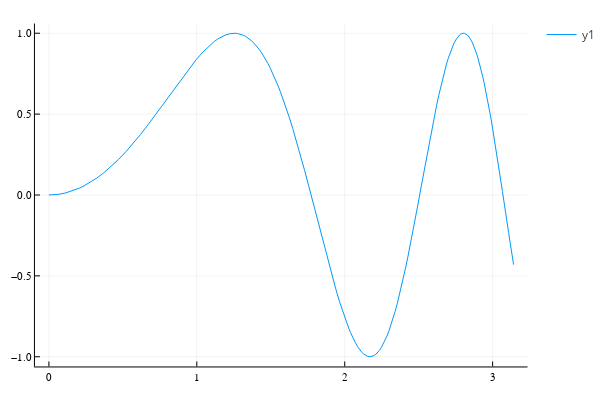

Notebook cell for this chart:
### Markdown cell above
The first example we will encounter is related to plotting. The details come the `Plots` package has been loaded):

### Code cell
f(x) = sin(x^2)
plot(f, 0, pi)

### Figure 1 — Plotly figure (JSON) as saved in the notebook; plotly's stock layout.template omitted (floating-point values rounded to 4 significant figures; data arrays with more than 128 entries replaced by an {"elided": "..."} marker saying what was removed)
{"data": [{"xaxis": "x", "colorbar": {"title": ""}, "yaxis": "y", "x": {"elided": "167 float values"}, "showlegend": true, "mode": "lines", "name": "y1", "zmin": null, "legendgroup": "y1", "zmax": null, "line": {"color": "rgba(0, 154, 250, 1.000)", "shape": "linear", "dash": "solid", "width": 1}, "y": {"elided": "167 float values"}, "type": "scatter"}], "layout": {"showlegend": true, "xaxis": {"showticklabels": true, "gridwidth": 0.5, "tickvals": [0.0, 1.0, 2.0, 3.0], "range": [-0.09425, 3.236], "domain": [0.06582, 0.9934], "mirror": false, "tickangle": 0, "showline": true, "ticktext": ["0", "1", "2", "3"], "zeroline": false, "tickfont": {"color": "rgba(0, 0, 0, 1.000)", "family": "sans-serif", "size": 11}, "zerolinecolor": "rgba(0, 0, 0, 1.000)", "anchor": "y", "visible": true, "ticks": "inside", "tickmode": "array", "linecolor": "rgba(0, 0, 0, 1.000)", "showgrid": true, "title": "", "gridcolor": "rgba(0, 0, 0, 0.100)", "titlefont": {"color": "rgba(0, 0, 0, 1.000)", "family": "sans-serif", "size": 15}, "tickcolor": "rgb(0, 0, 0)", "type": "-"}, "paper_bgcolor": "rgba(255, 255, 255, 1.000)", "annotations": [], "height": 400, "margin": {"l": 0, "b": 20, "r": 0, "t": 20}, "plot_bgcolor": "rgba(255, 255, 255, 1.000)", "yaxis": {"showticklabels": true, "gridwidth": 0.5, "tickvals": [-1.0, -0.5, 0.0, 0.5, 1.0], "range": [-1.06, 1.06], "domain": [0.03762, 0.9902], "mirror": false, "tickangle": 0, "showline": true, "ticktext": ["−1.0", "−0.5", "0.0", "0.5", "1.0"], "zeroline": false, "tickfont": {"color": "rgba(0, 0, 0, 1.000)", "family": "sans-serif", "size": 11}, "zerolinecolor": "rgba(0, 0, 0, 1.000)", "anchor": "x", "visible": true, "ticks": "inside", "tickmode": "array", "linecolor": "rgba(0, 0, 0, 1.000)", "showgrid": true, "title": "", "gridcolor": "rgba(0, 0, 0, 0.100)", "titlefont": {"color": "rgba(0, 0, 0, 1.000)", "family": "sans-serif", "size": 15}, "tickcolor": "rgb(0, 0, 0)", "type": "-"}, "legend_position": {"yanchor": "auto", "xanchor": "auto", "bordercolor": "rgba(0, 0, 0, 1.000)", "bgcolor": "rgba(255, 255, 255, 1.000)", "borderwidth": 1, "tracegroupgap": 0, "y": 1.0, "font": {"color": "rgba(0, 0, 0, 1.000)", "family": "sans-serif", "size": 11}, "title": {"font": {"color": "rgba(0, 0, 0, 1.000)", "family": "sans-serif", "size": 15}, "text": ""}, "traceorder": "normal", "x": 1.0}, "width": 600}}
